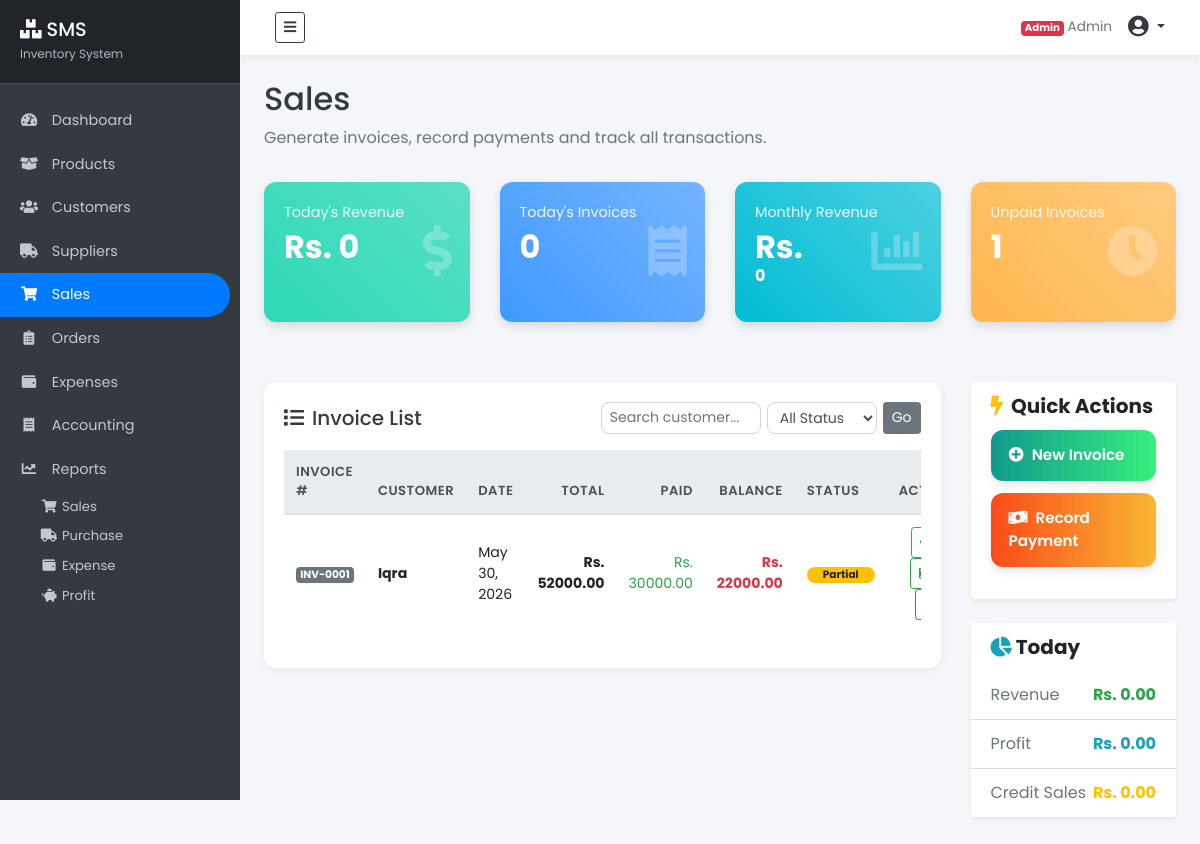
The app's page /sales/ (signed in) with its own data.
### sales/models.py (models this page shows, shortened)
class Sale(models.Model):
    PAYMENT_METHODS = (
        ('Cash', 'Cash'), ('Card', 'Card'),
        ('Bank Transfer', 'Bank Transfer'), ('Credit', 'On Credit'),
    )
    customer       = models.ForeignKey('customers.Customer',
                                       on_delete=models.SET_NULL,
                                       null=True, blank=True,
                                       related_name='sales')
    customer_name  = models.CharField(max_length=255, default='Walk-in')
    sale_date      = models.DateField(auto_now_add=True)
    tax_percent    = models.DecimalField(max_digits=5, decimal_places=2,
                                         default=0)
    paid_amount    = models.DecimalField(max_digits=12, decimal_places=2,
                                         default=0)
    payment_method = models.CharField(max_length=20,
                                       choices=PAYMENT_METHODS, default='Cash')
    notes          = models.TextField(blank=True)
    created_at     = models.DateTimeField(auto_now_add=True)
    @property
    def invoice_number(self):
        return f'INV-{self.pk:04d}'
    @property
    def subtotal(self):
        return sum(i.line_total for i in self.items.all())
    @property
    def tax_amount(self):
        return self.subtotal * (self.tax_percent / 100)
    @property
    def total_amount(self):
        return self.subtotal + self.tax_amount
    @property
    def balance(self):
        return max(self.total_amount - self.paid_amount, Decimal('0.00'))
    @property
    def status(self):
        if self.balance <= 0:    return 'paid'
        if self.paid_amount > 0: return 'partial'
        return 'unpaid'

class SaleItem(models.Model):
    sale       = models.ForeignKey(Sale, related_name='items',
                                   on_delete=models.CASCADE)
    product    = models.ForeignKey('products.Product',
                                   on_delete=models.PROTECT)
    quantity   = models.PositiveIntegerField()
    sale_price = models.DecimalField(max_digits=10, decimal_places=2)
    discount   = models.DecimalField(max_digits=5, decimal_places=2,
                                      default=0)
    cost_price = models.DecimalField(max_digits=10, decimal_places=2,
                                      default=0)
    @property
    def line_total(self):
        return (Decimal(str(self.quantity)) * self.sale_price
                * (1 - self.discount / 100))

### sales/views.py (the view)
# urls.py: path('',                 views.sale_list,    name='sale-list'),
@seller_required
def sale_list(request):
    sales     = Sale.objects.select_related('customer').prefetch_related('items').order_by('-created_at')
    customers = Customer.objects.filter(status='Active')
    products  = Product.objects.filter(is_active=True)
    today     = datetime.date.today()
    q = request.GET.get('q', '')
    if q:
        sales = sales.filter(customer_name__icontains=q)
    status_f = request.GET.get('status', '')
    if status_f:
        pk_list = [s.pk for s in Sale.objects.all() if s.status == status_f]
        sales   = Sale.objects.filter(pk__in=pk_list).order_by('-created_at')
    today_sales = Sale.objects.filter(sale_date=today)
    context = {
        'sales':             sales,
        'customers':         customers,
        'products':          products,
        'today_revenue':     sum(s.total_amount for s in today_sales),
        'today_invoices':    today_sales.count(),
        'monthly_revenue':   sum(
            s.total_amount for s in Sale.objects.filter(
                sale_date__month=today.month)),
        'unpaid_count':      len([s for s in Sale.objects.all()
                                  if s.status != 'paid']),
        'today_profit':      sum(
            sum(i.profit for i in s.items.all()) for s in today_sales),
        'today_credit_sales': sum(s.balance for s in today_sales),
    }
    return render(request, 'sales/sales.html', context)

### templates/sales/sales.html (shortened to what this page needs)
{% extends "partials/base.html" %}
{% block content %}
<div class="container-fluid p-4">
    <div class="row mb-3">
        <div class="col-12">
            <h2 class="text-dark">Sales</h2>
            <p class="text-muted">Generate invoices, record payments and track all transactions.</p>
        </div>
    </div>
    <div class="row mb-4">
        <div class="col-md-3 col-sm-6 mb-3">
            <div class="card-box bg-gradient-success">
                <div class="icon"><i class="fas fa-dollar-sign"></i></div>
                <p>Today's Revenue</p>
                <h3> Rs. {{ today_revenue|floatformat:0 }}</h3>
            </div>
        </div>
        <div class="col-md-3 col-sm-6 mb-3">
            <div class="card-box bg-gradient-primary">
                <div class="icon"><i class="fas fa-receipt"></i></div>
                <p>Today's Invoices</p>
                <h3>{{ today_invoices }}</h3>
            </div>
        </div>
        <div class="col-md-3 col-sm-6 mb-3">
            <div class="card-box bg-gradient-info">
                <div class="icon"><i class="fas fa-chart-bar"></i></div>
                <p>Monthly Revenue</p>
                <h3> Rs. </h3> <h4>{{ monthly_revenue|floatformat:0 }}</h4>
            </div>
        </div>
        <div class="col-md-3 col-sm-6 mb-3">
            <div class="card-box bg-gradient-warning">
                <div class="icon"><i class="fas fa-clock"></i></div>
                <p>Unpaid Invoices</p>
                <h3>{{ unpaid_count }}</h3>
            </div>
        </div>
    </div>
    <div class="row">
        <div class="col-lg-9 mb-4">
            <div class="table-container">
                <div class="d-flex justify-content-between align-items-center mb-3 flex-wrap">
                    <h5 class="text-dark mb-2 mb-md-0"><i class="fas fa-list mr-2"></i>Invoice List</h5>
                    <div class="d-flex flex-wrap" style="gap:8px;">
                        <form method="GET" class="d-flex" style="gap:6px;">
                            <input type="text" name="q" class="form-control form-control-sm"
                                   placeholder="Search customer..." value="{{ request.GET.q }}" style="width:160px;">
                            <select name="status" class="form-control form-control-sm" style="width:110px;">
                                <option value="">All Status</option>
                            </select>
                            <button class="btn btn-secondary btn-sm">Go</button>
                        </form>
                    </div>
                </div>
                <div class="table-responsive">
                    <table class="table table-hover" id="salesTable">
                        <thead class="thead-light">
                            <tr>
                                <th>Invoice #</th>
                                <th>Customer</th>
                                <th>Date</th>
                                <th class="text-right">Total</th>
                                <th class="text-right">Paid</th>
                                <th class="text-right">Balance</th>
                                <th>Status</th>
                                <th class="text-center">Actions</th>
                            </tr>
                        </thead>
                        <tbody>
                            {% for sale in sales %}
                            <tr>
                                <td><span class="badge badge-secondary">{{ sale.invoice_number }}</span></td>
                                <td class="font-weight-bold">{{ sale.customer_name }}</td>
                                <td>{{ sale.sale_date }}</td>
                                <td class="text-right font-weight-bold"> Rs. {{ sale.total_amount|floatformat:2 }}</td>
                                <td class="text-right text-success"> Rs. {{ sale.paid_amount|floatformat:2 }}</td>
                                <td class="text-right">
                                    {% if sale.balance > 0 %}
                                        <span class="text-danger font-weight-bold"> Rs. {{ sale.balance|floatformat:2 }}</span>
                                    {% else %}
                                        <span class="text-muted"> Rs. 0.00</span>
                                    {% endif %}
                                </td>
                                <td>
                                    {% if sale.status == 'paid' %}
                                        <span class="badge badge-success badge-pill px-3">Paid</span>
                                    {% elif sale.status == 'partial' %}
                                        <span class="badge badge-warning badge-pill px-3">Partial</span>
                                    {% else %}
                                        <span class="badge badge-danger badge-pill px-3">Unpaid</span>
                                    {% endif %}
                                </td>
                                <td class="text-center">
                                    <a href="{% url 'sale-invoice' sale.pk %}"
                                       class="btn btn-sm btn-outline-info mr-1" title="View Invoice"
                                       target="_blank">
                                    </a>
                                    {% if sale.balance > 0 %}
                                    <button class="btn btn-sm btn-outline-success mr-1"
                                            title="Record Payment"
                                            onclick="openSalePayment({{ sale.pk }}, '{{ sale.invoice_number }}', '{{ sale.balance|floatformat:2 }}')"
                                            data-toggle="modal" data-target="#salePayModal">
                                    </button>
                                    {% endif %}
                                    <button class="btn btn-sm btn-outline-danger"
                                            title="Delete Invoice"
                                            onclick="openSaleDelete({{ sale.pk }}, '{{ sale.invoice_number }}')"
                                            data-toggle="modal" data-target="#deleteSaleModal">
                                    </button>
                                </td>
                            </tr>
                            {% empty %}
                            <tr>
                                <td colspan="8" class="text-center text-muted py-4">
                                    No invoices yet. Create your first sale!
                                </td>
                            </tr>
                            {% endfor %}
                        </tbody>
                    </table>
                </div>
            </div>
        </div>
        <div class="col-lg-3 mb-4">
            <div class="card shadow-sm border-0 mb-4">
                <div class="card-header bg-white border-0">
                    <h5 class="mb-0 font-weight-bold">
                        <i class="fas fa-bolt mr-2 text-warning"></i>Quick Actions
                    </h5>
                </div>
                <div class="card-body pt-0">
                    <button class="btn btn-action btn-add-sale"
                            data-toggle="modal" data-target="#newSaleModal">
                        <i class="fas fa-plus-circle mr-2"></i>New Invoice
                    </button>
                    <button class="btn btn-action btn-update-stock"
                            data-toggle="modal" data-target="#salePayModal">
                        <i class="fas fa-money-bill-wave mr-2"></i>Record Payment
                    </button>
                </div>
            </div>
            <div class="card shadow-sm border-0">
                <div class="card-header bg-white border-0">
                    <h5 class="mb-0 font-weight-bold">
                        <i class="fas fa-chart-pie mr-1 text-info"></i>Today
                    </h5>
                </div>
                <ul class="list-group list-group-flush">
                    <li class="list-group-item d-flex justify-content-between">
                        <span class="text-muted">Revenue</span>
                        <strong class="text-success"> Rs. {{ today_revenue|floatformat:2 }}</strong>
                    </li>
                    <li class="list-group-item d-flex justify-content-between">
                        <span class="text-muted">Profit</span>
                        <strong class="text-info"> Rs. {{ today_profit|floatformat:2 }}</strong>
                    </li>
                    <li class="list-group-item d-flex justify-content-between">
                        <span class="text-muted">Credit Sales</span>
                        <strong class="text-warning"> Rs. {{ today_credit_sales|floatformat:2 }}</strong>
                    </li>
                </ul>
            </div>
        </div>
    </div>
</div>
{% endblock %}

### templates/partials/nav.html (shortened to what this page needs)
<nav class="navbar navbar-expand-lg navbar-light bg-white">
    <div class="container-fluid">
        {% if user.is_authenticated %}
            {% if user.profile.role == 'customer' %}
                <a href="{% url 'customer-dashboard' %}" class="navbar-brand d-flex align-items-center" style="text-decoration:none;">
                    <span style="background:#1a1a2e;color:#fff;padding:5px 12px;border-radius:8px;font-weight:700;font-size:1rem;letter-spacing:1px;">
                        <i class="fas fa-boxes mr-1"></i> SMS
                    </span>
                    <span class="ml-2 text-muted" style="font-size:.8rem;">Customer Portal</span>
                </a>
            {% else %}
                <button type="button" id="sidebarCollapse" class="btn btn-outline-dark btn-sm">
                    <i class="fas fa-bars"></i>
                </button>
            {% endif %}
        {% endif %}
        <div class="ml-auto d-flex align-items-center">
            {% if user.is_authenticated %}
            <span class="text-muted mr-3" style="font-size:.85rem;">
                {% if user.is_superuser %}
                    <span class="badge badge-danger">Admin</span>
                {% elif user.profile.role == 'seller' %}
                    <span class="badge badge-primary">Seller</span>
                {% else %}
                    <span class="badge badge-success">Customer</span>
                {% endif %}
                {{ user.get_full_name|default:user.username }}
            </span>
            <div class="dropdown">
                <a href="#" class="text-dark dropdown-toggle" data-toggle="dropdown">
                    <i class="fas fa-user-circle fa-lg"></i>
                </a>
            </div>
            {% else %}
            <a href="{% url 'user-login' %}" class="btn btn-primary btn-sm">Login</a>
            {% endif %}
        </div>
    </div>
</nav>

### records on screen
Sale: invoice_number "INV-0001", customer_name "Iqra", sale_date "May 30, 2026", total_amount "52000.00", paid_amount "30000.00", balance "22000.00", shows "Partial"

### other values on screen
{{ user.get_full_name|default:user.username }} "Admin"
{{ today_revenue|floatformat:0 }} "0"
{{ today_invoices }} "0"
{{ monthly_revenue|floatformat:0 }} "0"
{{ unpaid_count }} "1"
{{ today_revenue|floatformat:2 }} "0.00"
{{ today_profit|floatformat:2 }} "0.00"
{{ today_credit_sales|floatformat:2 }} "0.00"
